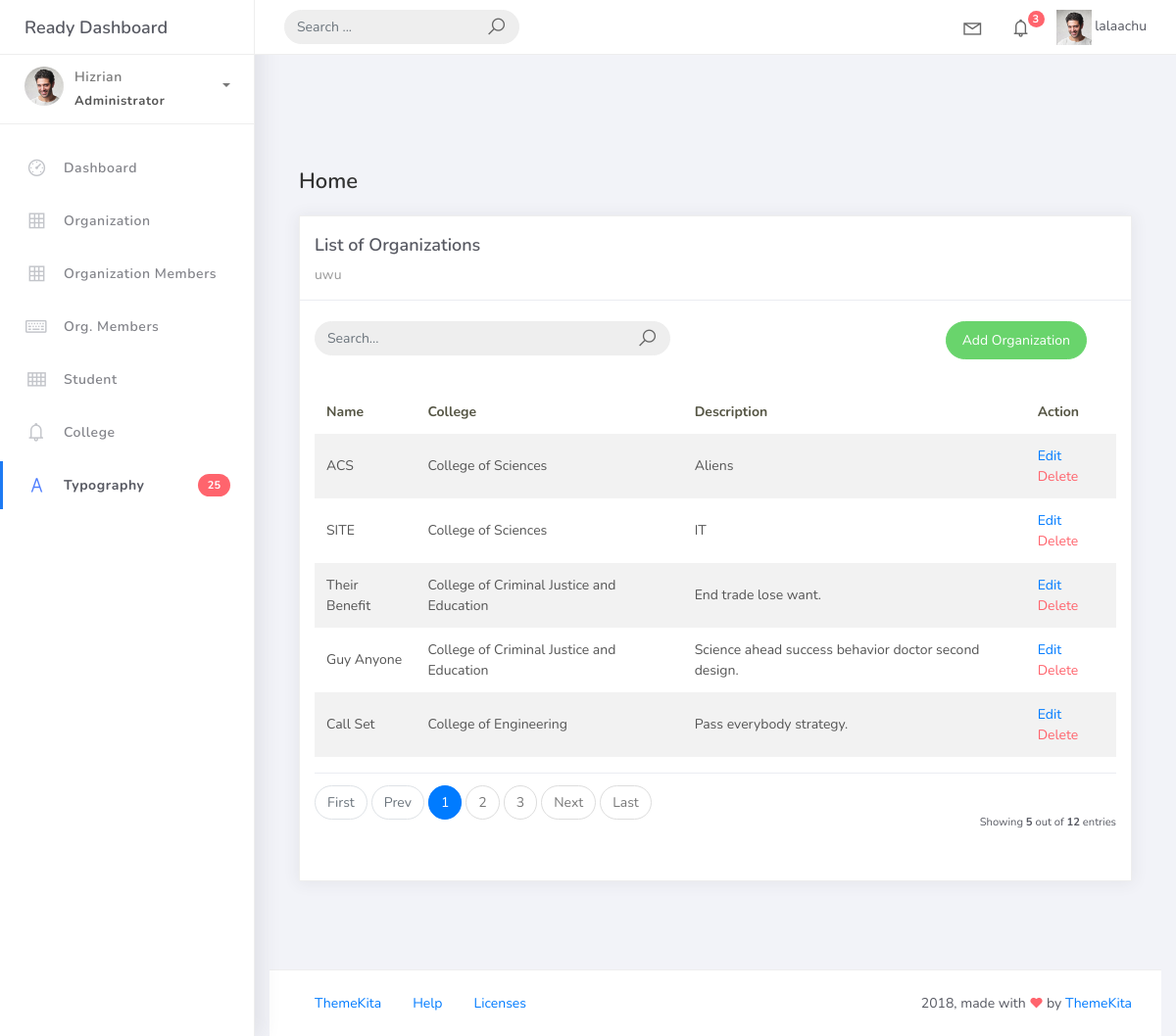
Screenshot of /organization_list with the database file from the repository.
### studentorg/models.py (models this page shows, shortened)
class BaseModel(models.Model):
    created_at = models.DateTimeField(auto_now_add=True, db_index=True)
    updated_at = models.DateTimeField(auto_now=True)
    class Meta:
     abstract = True

class Organization(BaseModel):
    name = models.CharField(max_length=250)
    college = models.ForeignKey(College, null=True, blank=True, on_delete=models.CASCADE)
    description = models.CharField(max_length=500)

class College(BaseModel):
       college_name = models.CharField(max_length=150)
       def __str__(self):
        return self.college_name

### studentorg/views.py (the view)
# urls.py: path("organization_list", OrganizationList.as_view(), name="organization-list"),
class OrganizationList(ListView):
    model = Organization
    context_object_name = "organization"
    template_name = "org_list.html"
    paginate_by = 5

### templates/org_list.html
{% extends "base.html" %} {% load static %} {% block content %}
<div class="content">
    <div class="container-fluid">
        <h4 class="page-title">Home</h4>
    <div class="row">
        <div class="col-md-12">
            <div class="card">
                <div class="card-header">
                    <div class="card-title">List of Organizations</div>
                    <div class="card-category">uwu</div>
                </div>
                <br />
                <div class="col-md-12 row">
                    <div class="col-md-6">
                        <form class="navbar-left navbar-form nav-search mr-md-3" action="">
                            <div class="input-group">
                                <input type="text" placeholder="Search..." class="form-control" />
                                <div class="input-group-append">
                                    <span class="input-group-text">
                                        <i class="la la-search search-icon"></i>
                                    </span>
                                </div>
                            </div>
                        </form>
                    </div>
                    <div class="col-md-6">
                        <div class="pull-right">
                            <a href="{% url 'organization-add' %}" class="btn btn-success btn-rounded">
                                Add Organization
                            </a>
                        </div>
                    </div>
                </div>
                <div class="card-body">
                    <table class="table table-striped mt-3">
                        <thead>
                            <tr>
                                <th scope="col">Name</th>
                                <th scope="col">College</th>
                                <th scope="col">Description</th>
                                <th scope="col">Action</th>
                            </tr>
                        </thead>
                        <tbody>
                            {% for object in object_list %}
                            <tr>
                                <td>{{ object.name }}</td>
                                <td>{{ object.college }}</td>
                                <td>{{ object.description }}</td>
                                <td><a href="organization_list/{{ object.id }}">Edit</a>
                                    <a href="organization_list/{{ object.id }}/delete" class="text-danger">Delete</a>
                                </td>
                            </tr>
                            {% empty %}
                            <tr>
                                <td colspan="4" style="text-align: center;">
                                    <p class="text-sm font-weight-bold mb-0">No Records</p>
                                </td>
                            </tr>
                            {% endfor %}
                        </tbody>
                    </table>
                    {% include "includes/pagination.html" %}
                </div>
            </div>
        </div>
    </div>
</div>
</div>
{% endblock %}

### rows the page displays
Organization: name "ACS", college "College of Sciences", description "Aliens"
Organization: name "SITE", college "College of Sciences", description "IT"
Organization: name "Their Benefit", college "College of Criminal Justice and Education", description "End trade lose want."
Organization: name "Guy Anyone", college "College of Criminal Justice and Education", description "Science ahead success behavior doctor second design."
Organization: name "Call Set", college "College of Engineering", description "Pass everybody strategy."

### other values shown
{{ page_num }} "1"
{{ page_num }} "2" "3"
{{ object_list.count }} "5"
{{ paginator.count }} "12"
